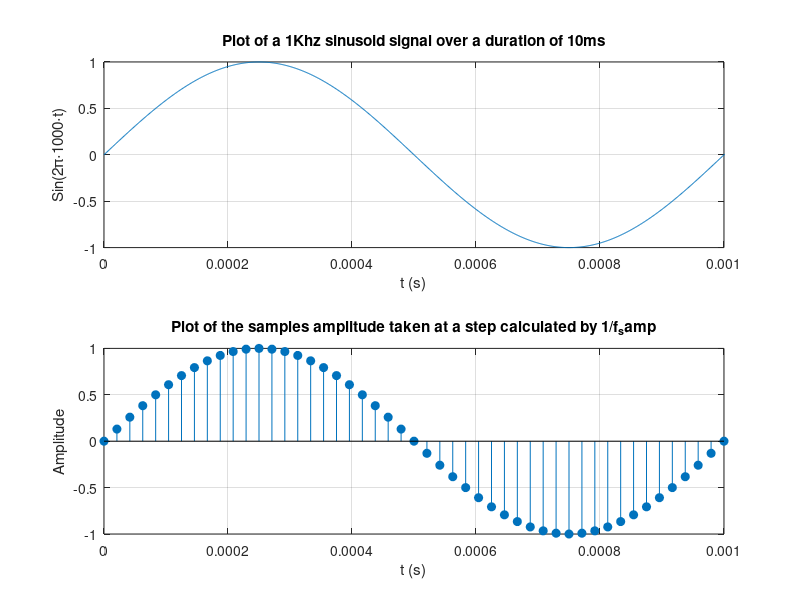

Source code (MATLAB):
clc; clear; close all;

%%Week 1 of learning more about DSP
%Project for day 1 is to just write a simple line of code
%About plotting and creating a 1Khz sine wave sampled at 48Khz for 10ms
%Will be plotted using stem and plot functions

f = 1000; %This is the signals frequency of 1Khz

t = linspace(0,0.010, 10000);%This is the continuous time signal

f_samp = 48000; %This is the sampling rate at which the sine signal will be measured at

t_samp = 0:(1/f_samp):0.010; %This is the duration of the sample and signal and step size
%Step size of 2.08333333E-5 was determined by the equation 1/f_samp = step

sig = 1*sin(2*pi*f*t); % Continous time signal with frequency 1Khz and draw with 10000 points between 0 and 10ms

sig_samp = 1*sin(2*pi*f*t_samp); %Sampeled discrete signal which is sampeled at a rate of 48Khz over time t_samp with 1/f_samp steps between them

x_upperLIM = 0.0010;

figure('Name','Day 01 - 1Khz sine sampeled at 48Khz','Color','White');
subplot(2,1,1);
plot(t,sig);
grid on;
xlabel('t (s)')
xlim([0 x_upperLIM]);
ylabel('Sin(2\pi\cdot1000\cdott)')
title('Plot of a 1Khz sinusoid signal over a duration of 10ms')

subplot(2,1,2);
stem(t_samp,sig_samp, 'filled');
grid on;
xlabel('t (s)');
xlim([0 x_upperLIM]);
ylabel('Amplitude');
title('Plot of the samples amplitude taken at a step calculated by 1/f_samp')

disp(['Number of Samples in t_samp: ',num2str(length(t_samp))]);
disp(['Samples per cycle: ',num2str(f_samp/f)]);
disp(['Sample Spacing in us: ', num2str((1/f_samp)*10^6,5)]);
